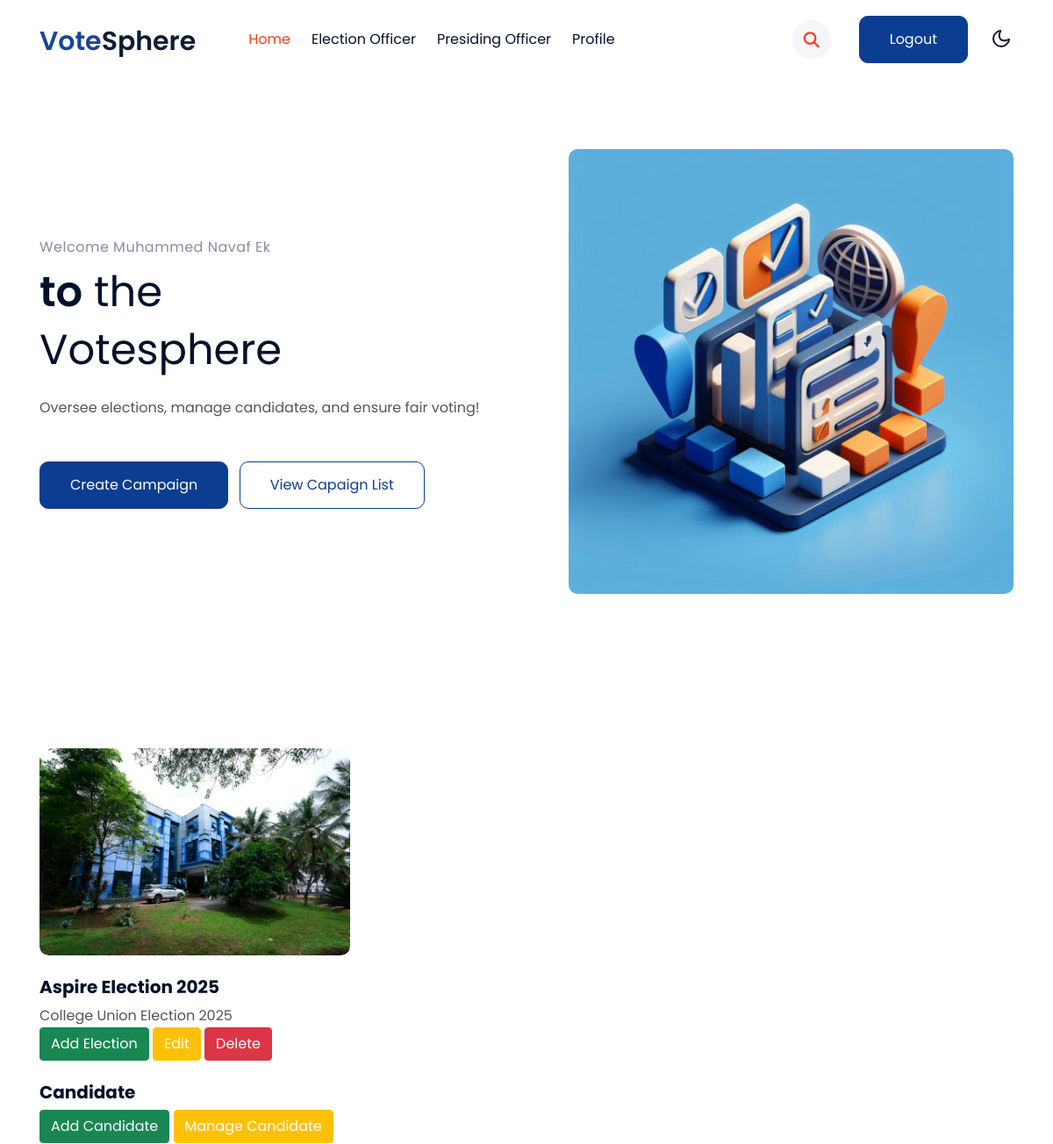
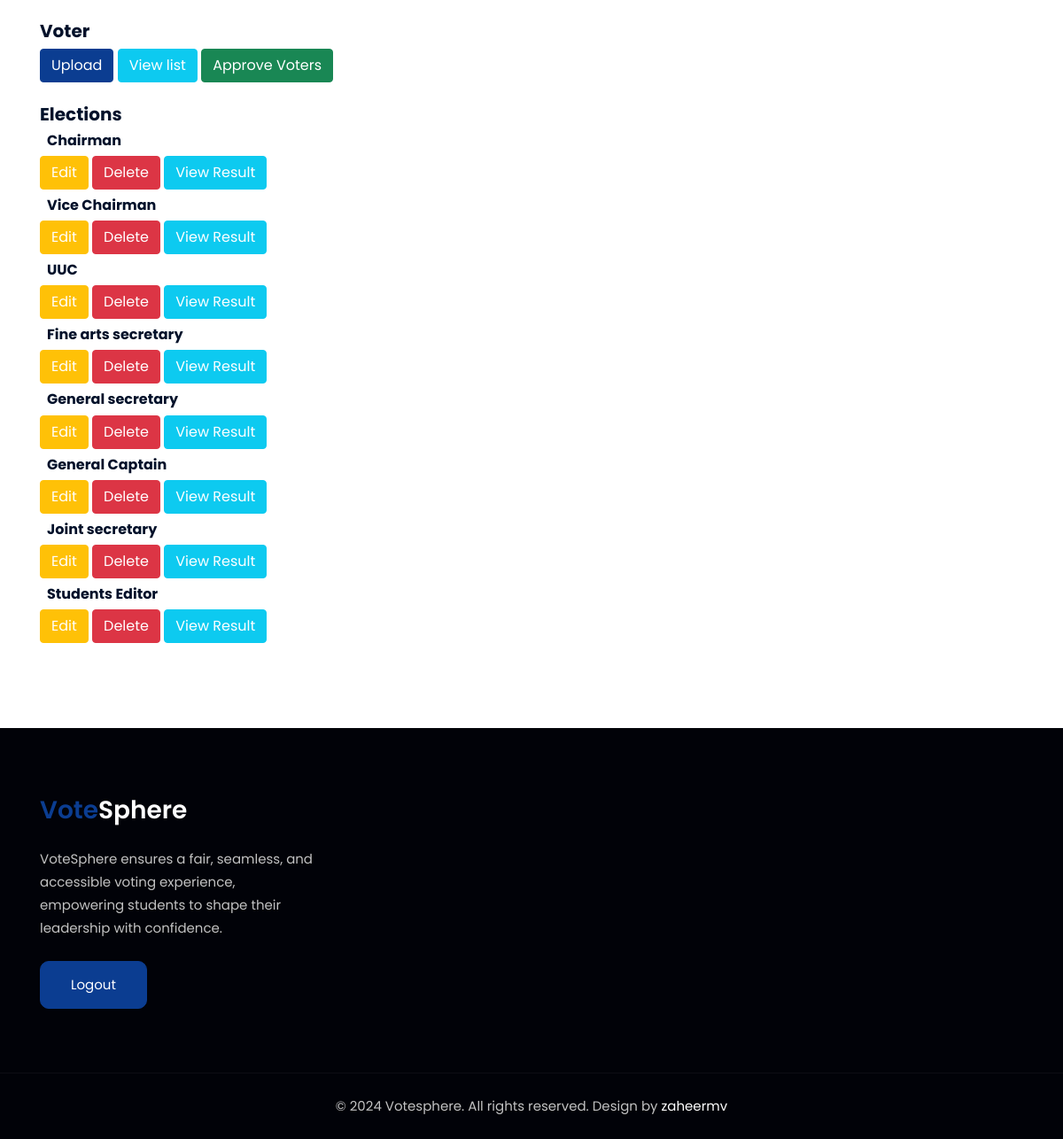
The page /manager/1/dashboard/ on the database its author committed (2 pictures, top to bottom).
### vote/models.py (models this page shows, shortened)
class ElectionManager(models.Model):
    id_number = models.CharField(max_length=20, unique=True)
    profile_picture = models.ImageField(upload_to="profiles/", null=True, blank=True)
    fullname = models.CharField(max_length=255)
    username = models.CharField(max_length=100, unique=True)
    phone_number = models.CharField(max_length=10, unique=True)
    email = models.EmailField(unique=True)
    address = models.TextField()
    password = models.CharField(max_length=255)

class ElectionCampaign(models.Model):
    manager = models.ForeignKey(ElectionManager, on_delete=models.CASCADE)  # ✅ Link to manager
    name = models.CharField(max_length=200)
    description = models.TextField()
    start_time = models.DateTimeField()
    end_time = models.DateTimeField()
    image = models.ImageField(upload_to="campaigns/", null=True, blank=True)

class Election(models.Model):
    campaign = models.ForeignKey(ElectionCampaign, on_delete=models.CASCADE)
    name = models.CharField(max_length=255)  # ✅ Only Election Name now

### vote/views.py (the view)
# urls.py: path("manager/<int:manager_id>/dashboard/", views.manager_dashboard, name="manager_dashboard"),
def manager_dashboard(request, manager_id):
    manager = get_object_or_404(ElectionManager, id=manager_id)
    campaigns = ElectionCampaign.objects.filter(manager=manager)
    return render(request, "manager_dashboard.html", {"manager": manager, "campaigns": campaigns})

### vote/templates/manager_dashboard.html (shortened to what this page needs)
{% load static %}
<!doctype html>
<html lang="en">
<head>
    <link rel="stylesheet" href="https://cdnjs.cloudflare.com/ajax/libs/font-awesome/6.3.0/css/all.min.css">
    <link rel="stylesheet" href="{% static 'css/style-starter.css' %}">
</head>
<body>
    <header id="site-header" class="fixed-top">
        <div class="container">
            <nav class="navbar navbar-expand-lg navbar-light stroke py-lg-0">
                <h1><a class="navbar-brand pe-xl-5 pe-lg-4" href="#">
                        <span class="sublog">vote</span>Sphere
                    </a></h1>
                <div class="collapse navbar-collapse" id="navbarScroll">
                    <ul class="navbar-nav me-lg-auto my-2 my-lg-0 navbar-nav-scroll">
                        <li class="nav-item">
                            <a class="nav-link active" aria-current="page" href="/manager/{{ manager.id }}/dashboard/">Home</a>
                        </li>
                        <li class="nav-item">
                            <a class="nav-link" href="{% url 'register_election_officer' %}">Election Officer</a>
                        </li>
						<li class="nav-item">
                            <a class="nav-link" href="{% url 'register_presiding_officer' manager.id %}">Presiding Officer</a>
                        </li>
						<li class="nav-item">
                            <a class="nav-link" href="{% url 'manager_profile' manager.id %}">Profile</a>
                        </li>
                    </ul>
                    <ul class="navbar-nav search-right mt-lg-0 mt-2">
                        <li class="nav-item" title="Search"><a href="#search" class="search-search">
                                <span class="fas fa-search" aria-hidden="true"></span></a></li>
                        <li class="nav-item me-lg-3"><a href="{% url 'logout' %}" class="phone-btn btn btn-primary btn-style d-none d-lg-block btn-style ms-2">Logout</a></li>
                    </ul>
                </div>
                <div class="mobile-position">
                    <nav class="navigation">
                        <div class="theme-switch-wrapper">
                            <label class="theme-switch" for="checkbox">
                                <div class="mode-container">
                                    <i class="gg-moon"></i>
                                </div>
                            </label>
                        </div>
                    </nav>
                </div>
            </nav>
        </div>
    </header>
    <section class="w3l-main-content" id="about">
        <div class="container">
            <div class="row align-items-center w3l-slider-grids">
                <div class="col-lg-6 w3l-slider-left-info pe-lg-5">
                    <h6 class="title-subhny mb-2">Welcome {{ manager.fullname }}</h6>
                    <h3 class="mb-2 title"> <span>to</span> the </h3>
                    <h3 class="mb-4 title">Votesphere</h3>
                    <p class="w3banr-p">Oversee elections, manage candidates, and ensure fair voting!</p>
                    <div class="w3l-buttons mt-sm-5 mt-4">
                        <a class="btn btn-primary btn-style me-2" href={% url 'create_campaign' manager.id %}>Create Campaign</a>
                        <a class="btn btn-outline-primary btn-style " href="#campaign">View Capaign list</a>
                    </div>
                </div>
                <div class="col-lg-6 w3l-slider-right-info mt-lg-0 mt-5 ps-lg-5 align-items-center">
                    <div class="w3l-main-slider banner-slider">
                                <div class="slider-info">
                                    <div class=" banner-top1">
                                        <img src="{% static 'images/election_home.png' %}" alt="" class="radius-image img-fluid">
                                    </div>
                                </div>
                    </div>
                </div>
            </div>
        </div>
    </section>
    <section class="w3l-img-grids" id="campaign">
        <div class="blog py-5" id="classes">
            <div class="container py-lg-5">
                <div class="row align-items-center">
                    {% if campaigns %}
                    {% for campaign in campaigns %}
                    <div class="col-lg-4 col-md-6 item mt-lg-0 mt-5">
                        <div class="w3img-grids-info">
                            <div class="w3img-grids-info-gd position-relative">
                                <a href="#">
                                    <div class="page">
                                        <div class="photobox photobox_triangular photobox_scale-rotated">
                                            <div class="photobox__previewbox media-placeholder">
                                                {% if campaign.image %}
                                                <img class="img-fluid photobox__preview media-placeholder__media radius-image" src="{{ campaign.image.url }}" alt="">
                                                {% endif %}
                                            </div>
                                        </div>
                                    </div>
                                </a>
                                <div class="w3img-grids-info-gd-content mt-4">
                                    <a href="#" class="titile-img d-block">
                                        <h5 class="mb-2">
                                            {{ campaign.name }}</h5>
                                    </a>
                                    <p class="">{{ campaign.description }}</p>
                                    <button type="button" class="btn btn-success"><a class="text-decoration-none text-white" href="/campaigns/{{ campaign.id }}/elections/create/">Add Election</a></button>
                                    <button type="button" class="btn btn-warning"><a class="text-decoration-none text-white" href="/campaigns/edit/{{ campaign.id }}/">Edit</a></button>
                                    <button type="button" class="btn btn-danger"><a class="text-decoration-none text-white" href="/campaigns/delete/{{ campaign.id }}/" onclick="return confirm('Are you sure?');">Delete</a></button><br><br>
                                    <h5 class="mb-2">Candidate</h5>
                                    <button type="button" class="btn btn-success"><a class="text-decoration-none text-white" href={% url 'add_candidate' campaign.id %}>Add Candidate</a></button>
                                    <button type="button" class="btn btn-warning"><a class="text-decoration-none text-white" href={% url 'manage_candidates' campaign.id %}>Manage Candidate</a></button><br><br>
                                    <h5 class="mb-2">Voter</h5>
                                    <button type="button" class="btn btn-primary"><a class="text-decoration-none text-white" href="/campaigns/{{ campaign.id }}/voters/upload/">Upload</a></button>
                                    <button type="button" class="btn btn-info"><a class="text-decoration-none text-white" href="/campaigns/{{ campaign.id }}/voters/">View list</a></button>
                                    <button type="button" class="btn btn-success"><a class="text-decoration-none text-white" href="{% url 'approve_voters' campaign.id %}">Approve Voters</a></button>                                   <br><br>
                                    <h5 class="mb-2">Elections</h5>
                                    {% for election in campaign.election_set.all %}
                                    <h6 class=m-2>{{ election.name }}</h6>
                                    <button type="button" class="btn btn-warning"><a class="text-decoration-none text-white" href="/elections/edit/{{ election.id }}/">Edit</a></button>
                                    <button type="button" class="btn btn-danger"><a class="text-decoration-none text-white" href="/elections/delete/{{ election.id }}/" onclick="return confirm('Are you sure?');">Delete</a></button>
                                    <button type="button" class="btn btn-info"><a class="text-decoration-none text-white" href="{% url 'election_results' election.id %}" >View Result</a></button><br>
                                    {% empty %}
                                    <li>No elections added</li>
                                    {% endfor %}
                                </div>
                            </div>
                        </div>
                    </div>
                    {% endfor %}
                    {% else %}
                    <p>You have not created any campaigns yet.</p>
                    {% endif %}
                </div>
            </div>
        </div>
    </section>
    <section class="w3l-footer-29-main">
        <div class="footer-29 py-5">
            <div class="container py-lg-4">
                <div class="row footer-top-29">
                    <div class="col-lg-4 col-md-6 footer-list-29 footer-1 pe-lg-5">
                        <div class="footer-logo mb-4">
                            <h2><a class="navbar-brand" href={% url 'index' %}>
                                    <span class="sublog">Vote</span>Sphere
                                </a></h2>
                        </div>
                        <p>VoteSphere ensures a fair, seamless, and accessible voting experience, empowering students to shape their leadership with confidence.
                        </p>
                        <div class="w3l-two-buttons mt-4">
                            <a href="{% url 'logout' %}" class="btn btn-primary btn-style"> Logout </a>
                        </div>
                    </div>
                </div>
            </div>
        </div>
        <section class="w3l-copyright text-center">
            <div class="container">
                <p class="copy-footer-29">© 2024 Votesphere. All rights reserved. Design by <a href="">
                        zaheermv</a></p>
            </div>
        </section>
    </section>
</body>
</html>

### rows shown on the page
ElectionManager: fullname "Muhammed Navaf Ek"
ElectionCampaign: image (picture), name "Aspire Election 2025", description "College Union Election 2025"
Election: name "Chairman"
Election: name "Vice Chairman"
Election: name "UUC"
Election: name "Fine arts secretary"
Election: name "General secretary"
Election: name "General Captain"
Election: name "Joint secretary"
Election: name "Students Editor"
